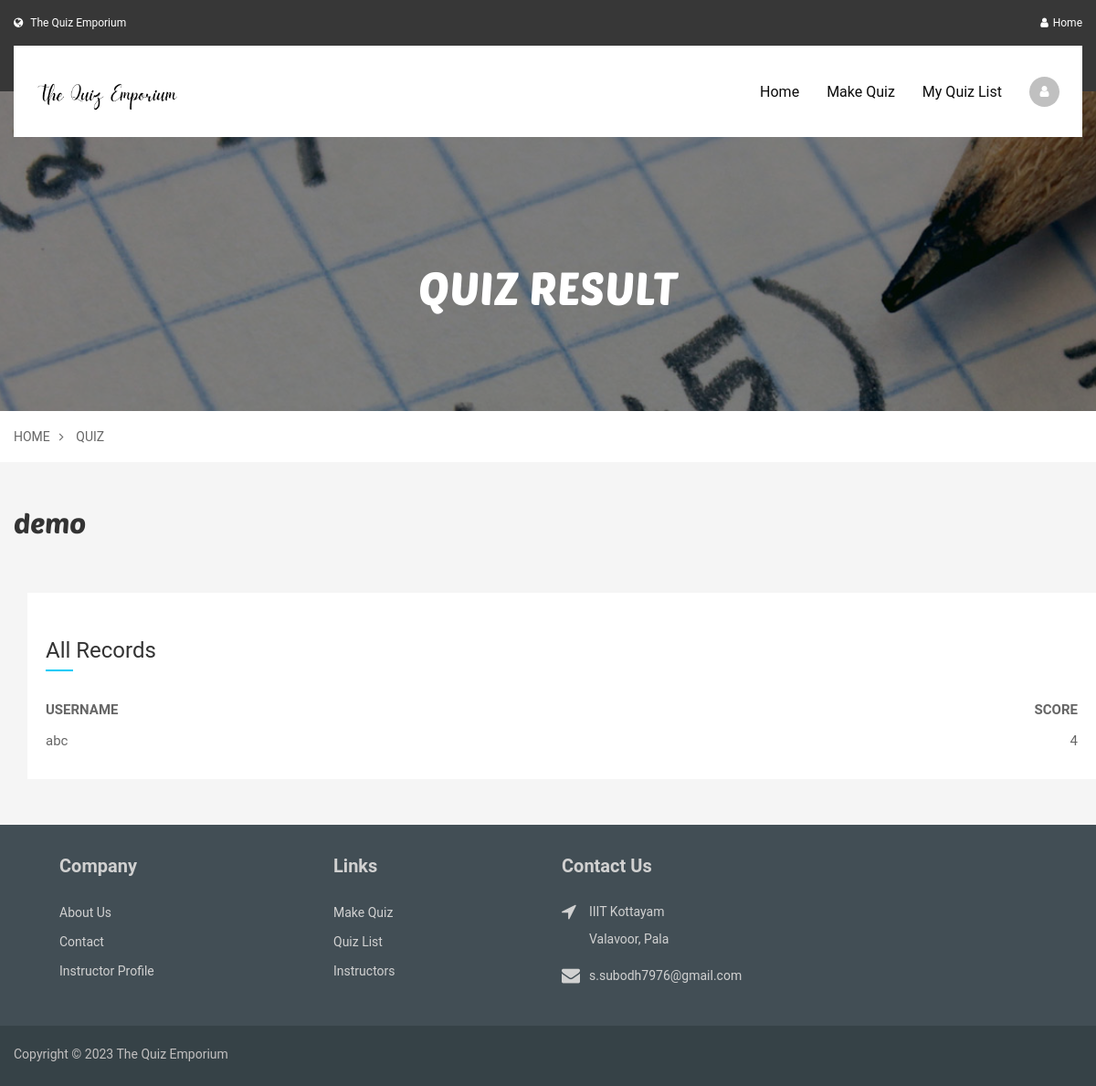
/instructor/all-record?quiz_id=a0b050ad-2bca-4b00-bee6-fef99fe9ab13 (signed in), run on the app's committed database.
### instructor/models.py (models this page shows, shortened)
class QuizPost(models.Model):
    id = models.UUIDField(primary_key=True, default=uuid.uuid4)
    user = models.CharField(max_length=100)
    number = models.IntegerField()
    time_allot = models.IntegerField()
    tags = models.CharField(max_length=150)
    created_at = models.DateTimeField(default=datetime.now)
    title = models.TextField(max_length=100)
    total_marks = models.IntegerField(default=100)
    attempt_count = models.IntegerField(default=0)
    difficulty = models.TextField(default='easy')
    live = models.BooleanField(default=False)
    description = models.TextField(default=None)

### student/models.py (models this page shows, shortened)
class QuizRecord(models.Model):
    id_quiz = models.TextField(max_length=150)
    user = models.CharField(max_length=100)
    score = models.IntegerField()
    attempt_at = models.DateTimeField(default=timezone.now)
    rating_diff = models.IntegerField(default=None)
    correct = models.IntegerField(default=None)
    incorrect = models.IntegerField(default=None)
    total = models.IntegerField(default=None)
    time_taken = models.IntegerField(default=None)

### instructor/views.py (the view)
# urls.py: path('all-record', views.all_record, name='all-record'),
@user_passes_test(instructor_check, login_url='/instructor/signin')
def all_record(response):
    quiz_id = response.GET.get('quiz_id')
    records = QuizRecord.objects.filter(id_quiz=quiz_id).order_by('-attempt_at')
    model = QuizPost.objects.get(id=quiz_id)
    return render(response, 'instructor/all-record.html', {'records': records, 'model': model})

### instructor/views.py (called while the page is built)
def instructor_check(user):
    if user.id:
        if InstructorProfile.objects.filter(user=user).exists():
            return True
        else:
            return False
    return False

### instructor/templates/instructor/all-record.html (shortened to what this page needs)
{% extends 'instructor/base.html' %}
{% load static %}
{% block content %}
<section class="banner inner-page">
        	<div class="banner-img"><img src="{% static 'images/banner/quiz.jpg' %}" alt=""></div>
            <div class="page-title">
	            <div class="container">
                    <h1>Quiz Result</h1>
                </div>
            </div>
        </section>
        <section class="breadcrumb white-bg">
        	<div class="container">
            	<ul>
                	<li><a href="/instructor">Home</a></li>
                    <li><a href="/instructor/quiz-list">Quiz</a></li>
                </ul>
            </div>
        </section>
        <section class="quiz-view">
        	<div class="container">
                <div class="quiz-title">
                    <h2>{{ model.title }}</h2>
                </div>
                <div class="row">
                    <div>
                    	<div class="quiz-result">
                            <div class="leaderboard">
                            	<h3>All Records</h3>
                              <div class="qustion-review">
                                        <p><strong>USERNAME</strong><span><strong>SCORE</strong></span></p>
                                    </div>
                                {% for record in records %}
                                    <div class="qustion-review">
                                        <p>{{ record.user }}<span>{{ record.score }}</span></p>
                                    </div>
                                {% endfor %}
                            </div>
                        </div>
                    </div>
                </div>
            </div>
        </section>
{% endblock %}

### data on the page
QuizPost: title "demo"
QuizRecord: user "abc", score "4"
